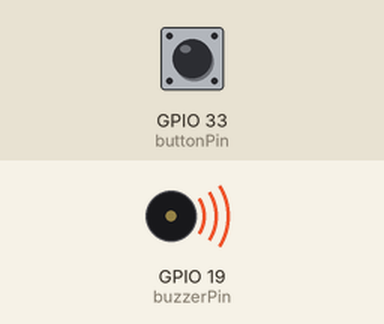
The sketch below on a simulated ESP32. Parts: buzzer (waves = sounding). The inputs (shaded band) are chosen by the test bench; at power-on: GPIO 33 (buttonPin) HIGH.

Above: at 0.05 s.
Timing chart, 0 to 3.0 s (numbered marks = the images above):
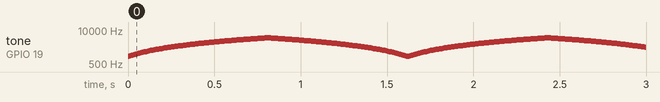

The sketch:

Buzzer_code_wbutton.ino
```cpp
const int buttonPin = 33; // Pushbutton pin
const int buzzerPin = 19; // Buzzer pin

int buttonState = 0;

void setup() {
  pinMode(buzzerPin, OUTPUT);
  pinMode(buttonPin, INPUT_PULLUP);
  Serial.begin(115200);
}

void loop() {
  buttonState = digitalRead(buttonPin);

  if (buttonState == HIGH) { // Button pressed

    // Frequency sweep up
    for (int freq = 1000; freq <= 5000; freq += 50) {
      tone(buzzerPin, freq);
      delay(10); // give buzzer time
    }

    // Frequency sweep down
    for (int freq = 5000; freq >= 1000; freq -= 50) {
      tone(buzzerPin, freq);
      delay(10);
    }

    noTone(buzzerPin); // Stop buzzer

  } else {
    noTone(buzzerPin);
  }
}
```

Measured:
- by itself, tone on GPIO 19 (buzzerPin): plays 1000 Hz for 0.01 s, 1050 Hz for 0.01 s, 1100 Hz for 0.01 s, 1150 Hz for 0.01 s, 1200 Hz for 0.01 s, 1250 Hz for 0.01 s … (7896 notes in this stretch)
